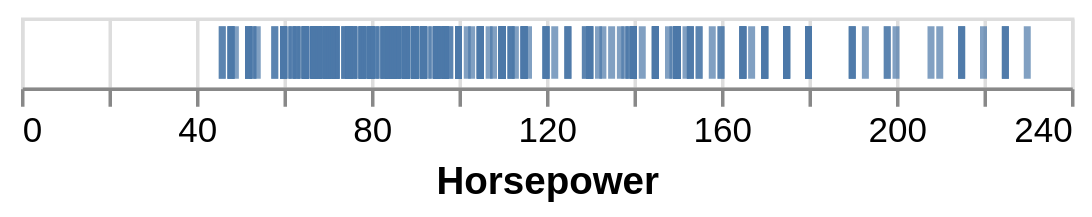

Write the Vega-Lite specification saved for this chart.
### Vega-Lite specification from a JSON file in a GitHub repository (floating-point values rounded to 4 significant figures; data arrays with more than 128 entries replaced by an {"elided": "..."} marker saying what was removed)
{"$schema": "https://vega.github.io/schema/vega-lite/v4.json", "data": {"values": {"elided": "406 records"}}, "mark": "tick", "encoding": {"x": {"field": "Horsepower", "type": "quantitative"}}, "config": {"tick": {"thickness": 2, "bandSize": 10}}}
